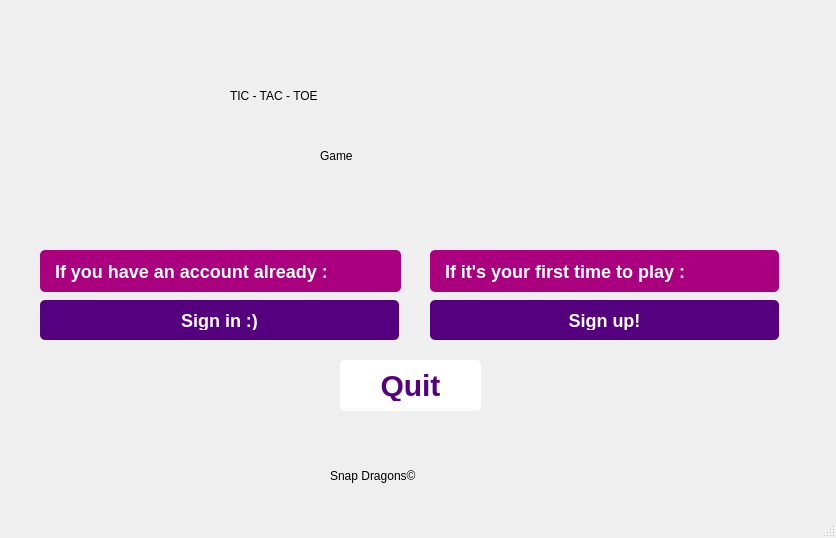
<?xml version="1.0" encoding="UTF-8"?>
<ui version="4.0">
 <class>MainWindow</class>
 <widget class="QMainWindow" name="MainWindow">
  <property name="geometry">
   <rect>
    <x>0</x>
    <y>0</y>
    <width>836</width>
    <height>538</height>
   </rect>
  </property>
  <property name="windowTitle">
   <string>MainWindow</string>
  </property>
  <property name="styleSheet">
   <string notr="true">.MainWindow {
    background-image:url(C:/Users/Spectra/Desktop/63148.jpg);
    opacity: 0.5; /* Adjust the opacity value as needed (0.0 to 1.0) */
    /* Other background properties */
    background-size: cover; /* Ensure the background image covers the entire element */
    background-position: center; /* Center the background image */
    /* Add more background properties as needed */
	background-repeat: no-repeat;
}
</string>
  </property>
  <widget class="QWidget" name="centralwidget">
   <widget class="QPushButton" name="Quit_PB">
    <property name="geometry">
     <rect>
      <x>340</x>
      <y>360</y>
      <width>141</width>
      <height>51</height>
     </rect>
    </property>
    <property name="styleSheet">
     <string notr="true">QWidget {
    background-color: #f0f0f0; /* Background color */
}

QLabel {
    color: #ffffff; /* Text color */
    font-size: 18px; /* Font size */
    font-weight: bold; /* Font weight */
    font-family: Arial, sans-serif; /* Font family */
    border-radius: 5px; /* No border for the label */
    padding: 10px; /* Padding */
    background-color:  #7566D5; /* Background color */
	qproperty-alignment: AlignCenter; /* Text alignment */
}

QPushButton {
    color: rgb(85, 0, 127); /* Text color */
    font-size: 30px; /* Font size */
    font-weight: bold; /* Font weight */
    font-family: Arial, sans-serif; /* Font family */
    border-radius: 5px; /* No border for the button */
    padding: 10px 20px; /* Padding */
    background-color: rgb(255, 255, 255); /* Button background color */
}

QPushButton:hover {
    background-color: #0056b3; /* Hover background color */
}
</string>
    </property>
    <property name="text">
     <string>Quit</string>
    </property>
   </widget>
   <widget class="QLabel" name="label_3">
    <property name="geometry">
     <rect>
      <x>430</x>
      <y>250</y>
      <width>349</width>
      <height>42</height>
     </rect>
    </property>
    <property name="styleSheet">
     <string notr="true">QWidget {
    background-color: rgb(255, 0, 127); /* Background color */
}

QLabel {
    color: #ffffff; /* Text color */
    font-size: 18px; /* Font size */
    font-weight: bold; /* Font weight */
    font-family: Arial, sans-serif; /* Font family */
    border-radius: 5px; /* No border for the label */
    padding: 10px; /* Padding */
    background-color:  rgb(170, 0, 127); /* Background color */
	qproperty-alignment: AlignCenter; /* Text alignment */
}

QPushButton {
    color: white; /* Text color */
    font-size: 18px; /* Font size */
    font-weight: bold; /* Font weight */
    font-family: Arial, sans-serif; /* Font family */
    border-radius: 5px; /* No border for the button */
    padding: 10px 20px; /* Padding */
    background-color: #007bff; /* Button background color */
}

QPushButton:hover {
    background-color: #0056b3; /* Hover background color */
}
</string>
    </property>
    <property name="text">
     <string>If it's your first time to play :</string>
    </property>
   </widget>
   <widget class="QPushButton" name="Sign_Up_PB">
    <property name="geometry">
     <rect>
      <x>430</x>
      <y>300</y>
      <width>349</width>
      <height>40</height>
     </rect>
    </property>
    <property name="styleSheet">
     <string notr="true">QWidget {
    background-color: #f0f0f0; /* Background color */
}

QLabel {
    color: rgb(255, 0, 127); /* Text color */
    font-size: 18px; /* Font size */
    font-weight: bold; /* Font weight */
    font-family: Arial, sans-serif; /* Font family */
    border-radius: 5px; /* No border for the label */
    padding: 10px; /* Padding */
    background-color:  rgb(255, 0, 255); /* Background color */
qproperty-alignment: AlignCenter; /* Text alignment */
}

QPushButton {
    color: white; /* Text color */
    font-size: 18px; /* Font size */
    font-weight: bold; /* Font weight */
    font-family: Arial, sans-serif; /* Font family */
    border-radius: 5px; /* No border for the button */
    padding: 10px 20px; /* Padding */
    background-color:rgb(85, 0, 127); /* Button background color */
}

QPushButton:hover {
    background-color: #0056b3; /* Hover background color */
}
</string>
    </property>
    <property name="text">
     <string>Sign up!</string>
    </property>
   </widget>
   <widget class="QLabel" name="label_4">
    <property name="geometry">
     <rect>
      <x>320</x>
      <y>110</y>
      <width>201</width>
      <height>91</height>
     </rect>
    </property>
    <property name="autoFillBackground">
     <bool>false</bool>
    </property>
    <property name="styleSheet">
     <string notr="true">color:rgb(255, 255, 255);
font: 700 42pt &quot;Segoe UI&quot;;
label {
colour:#ffffff;
}</string>
    </property>
    <property name="text">
     <string>Game</string>
    </property>
   </widget>
   <widget class="QPushButton" name="Sign_In_PB">
    <property name="geometry">
     <rect>
      <x>40</x>
      <y>300</y>
      <width>359</width>
      <height>40</height>
     </rect>
    </property>
    <property name="styleSheet">
     <string notr="true">QWidget {
    background-color: #f0f0f0; /* Background color */
}

QLabel {
    color: #ffffff; /* Text color */
    font-size: 18px; /* Font size */
    font-weight: bold; /* Font weight */
    font-family: Arial, sans-serif; /* Font family */
    border-radius: 5px; /* No border for the label */
    padding: 10px; /* Padding */
    background-color:  rgb(255, 0, 255); /* Background color */
qproperty-alignment: AlignCenter; /* Text alignment */
}

QPushButton {
    color: white; /* Text color */
    font-size: 18px; /* Font size */
    font-weight: bold; /* Font weight */
    font-family: Arial, sans-serif; /* Font family */
    border-radius: 5px; /* No border for the button */
    padding: 10px 20px; /* Padding */
    background-color: rgb(85, 0, 127); /* Button background color */
}

QPushButton:hover {
    background-color: #0056b3; /* Hover background color */
}
</string>
    </property>
    <property name="text">
     <string>Sign in :)</string>
    </property>
   </widget>
   <widget class="QLabel" name="label_5">
    <property name="geometry">
     <rect>
      <x>330</x>
      <y>440</y>
      <width>441</width>
      <height>71</height>
     </rect>
    </property>
    <property name="toolTipDuration">
     <number>-1</number>
    </property>
    <property name="styleSheet">
     <string notr="true">font: 18pt &quot;Segoe UI&quot;;
color:rgb(255, 0, 127);
label_5 {
color:#ff66ff;
}</string>
    </property>
    <property name="text">
     <string>Snap Dragons©</string>
    </property>
   </widget>
   <widget class="QLabel" name="label_6">
    <property name="geometry">
     <rect>
      <x>40</x>
      <y>250</y>
      <width>361</width>
      <height>42</height>
     </rect>
    </property>
    <property name="styleSheet">
     <string notr="true">QWidget {
    background-color: rgb(255, 0, 127); /* Background color */
}

QLabel {
    color:rgb(255, 255, 255); /* Text color */
    font-size: 18px; /* Font size */
    font-weight: bold; /* Font weight */
    font-family: Arial, sans-serif; /* Font family */
    border-radius: 5px; /* No border for the label */
    padding: 10px; /* Padding */
    background-color:rgb(170, 0, 127); /* Background color */
	qproperty-alignment: AlignCenter; /* Text alignment */
}

QPushButton {
    color: white; /* Text color */
    font-size: 18px; /* Font size */
    font-weight: bold; /* Font weight */
    font-family: Arial, sans-serif; /* Font family */
    border-radius: 5px; /* No border for the button */
    padding: 10px 20px; /* Padding */
    background-color: #007bff; /* Button background color */
}

QPushButton:hover {
    background-color: #0056b3; /* Hover background color */
}
</string>
    </property>
    <property name="text">
     <string>If you have an account already :</string>
    </property>
   </widget>
   <widget class="QLabel" name="label_2">
    <property name="geometry">
     <rect>
      <x>230</x>
      <y>50</y>
      <width>441</width>
      <height>91</height>
     </rect>
    </property>
    <property name="styleSheet">
     <string notr="true">color:rgb(255, 255, 255);
font: 700 36pt &quot;Segoe UI&quot;;
label {
colour:#ffffff;
}</string>
    </property>
    <property name="text">
     <string>TIC - TAC - TOE</string>
    </property>
   </widget>
  </widget>
  <widget class="QMenuBar" name="menubar">
   <property name="geometry">
    <rect>
     <x>0</x>
     <y>0</y>
     <width>836</width>
     <height>26</height>
    </rect>
   </property>
  </widget>
  <widget class="QStatusBar" name="statusbar"/>
 </widget>
 <resources/>
 <connections>
  <connection>
   <sender>Quit_PB</sender>
   <signal>clicked()</signal>
   <receiver>MainWindow</receiver>
   <slot>close()</slot>
   <hints>
    <hint type="sourcelabel">
     <x>397</x>
     <y>540</y>
    </hint>
    <hint type="destinationlabel">
     <x>502</x>
     <y>553</y>
    </hint>
   </hints>
  </connection>
 </connections>
</ui>
